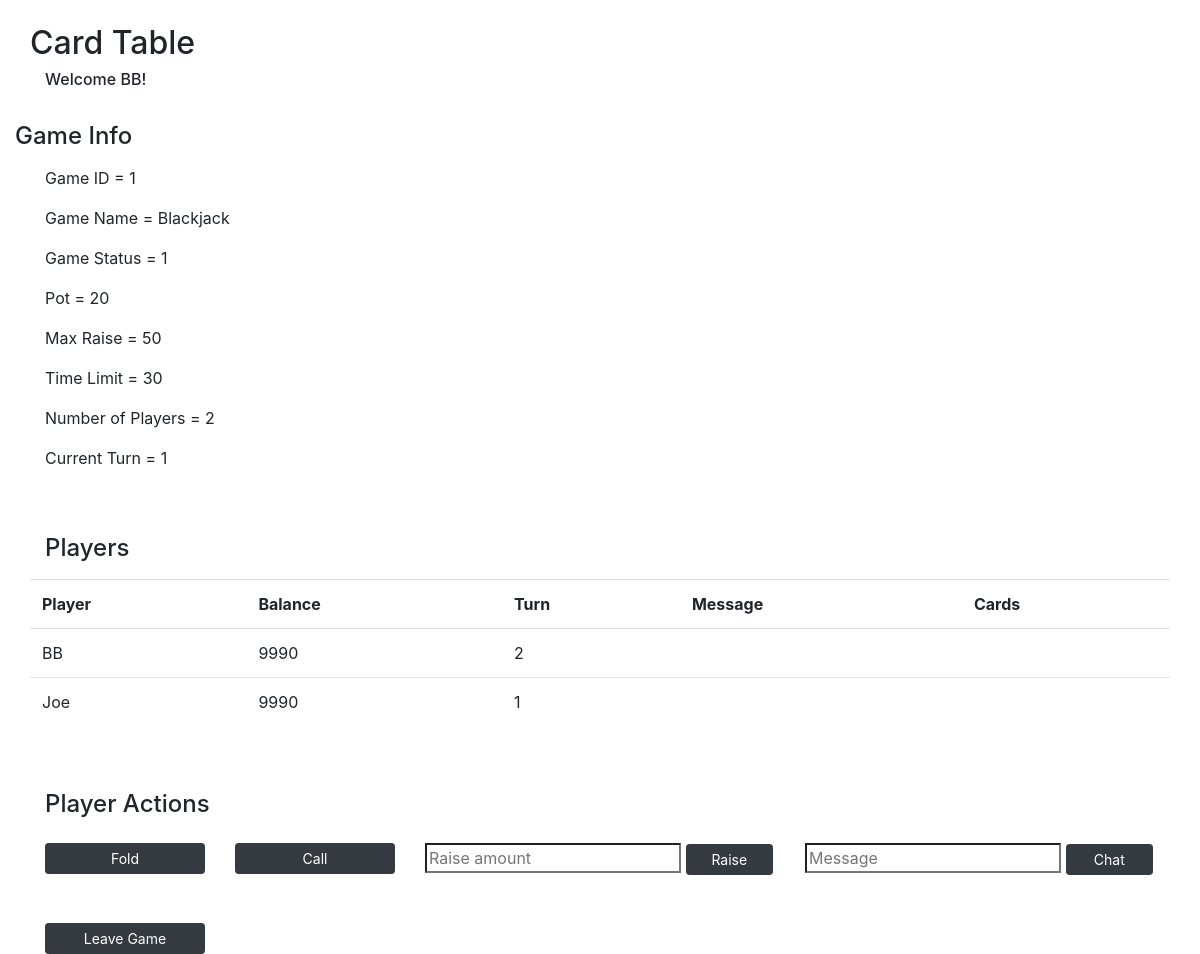
Before: /card-table (signed in) with the older database file.
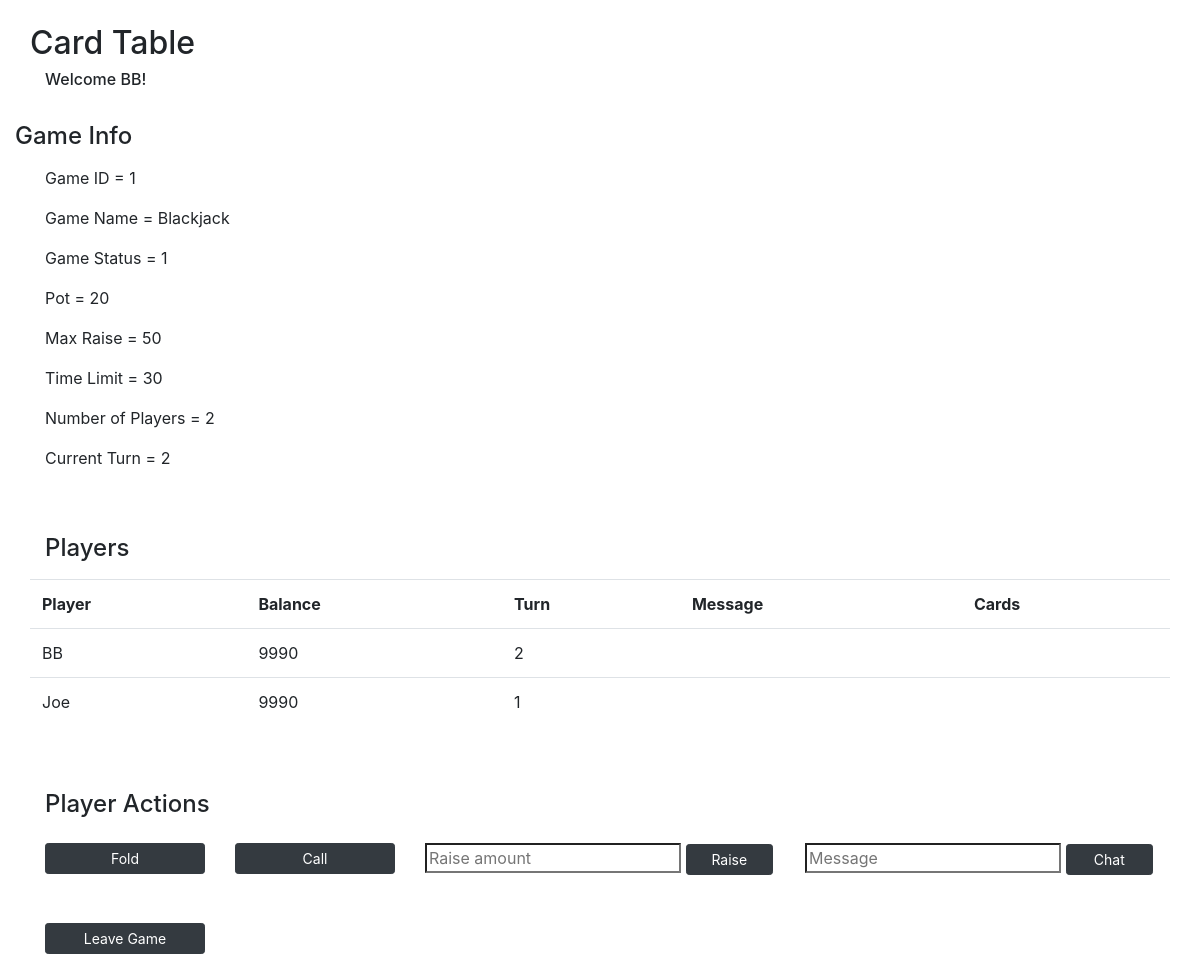
After: the same page with the newer database file.
### models.py (models this page shows)
class User(db.Model):
    __tablename__ = "users"
    id = db.Column(db.Integer, primary_key=True)
    user_name = db.Column(db.String(255))
    email = db.Column(db.String(255))
    password = db.Column(db.String(255))
    balance = db.Column(db.Integer)
    photo = db.Column(db.BLOB)
    wins = db.Column(db.Integer)
    losses = db.Column(db.Integer)
    current_game_id = db.Column(db.Integer, db.ForeignKey("games.id"), nullable=True)  # is null if not currently in a game
    current_game = db.relationship("Game", foreign_keys=[current_game_id], backref="game_users")
    created_at = db.Column(db.DateTime, server_default=func.now())
    updated_at = db.Column(db.DateTime, server_default=func.now(), onupdate=func.now())

class Game(db.Model):
    __tablename__ = "games"
    id = db.Column(db.Integer, primary_key=True)
    game_type_id = db.Column(db.Integer, db.ForeignKey("game_types.id"), nullable=False)
    game_type = db.relationship("GameType", foreign_keys=[game_type_id], backref="gametype_games")
    game_status = db.Column(db.Integer)  # 0: waiting, 1: playing, 2: completed
    pot = db.Column(db.Integer)
    current_turn = db.Column(db.Integer)
    num_players = db.Column(db.Integer)
    created_at = db.Column(db.DateTime, server_default=func.now())
    updated_at = db.Column(db.DateTime, server_default=func.now(), onupdate=func.now())

class GameType(db.Model):
    __tablename__ = "game_types"
    id = db.Column(db.Integer, primary_key=True)
    game_name = db.Column(db.String(255))
    time_limit = db.Column(db.Integer)
    min_players = db.Column(db.Integer)
    max_players = db.Column(db.Integer)
    ante = db.Column(db.Integer)
    max_raise = db.Column(db.Integer)
    created_at = db.Column(db.DateTime, server_default=func.now())
    updated_at = db.Column(db.DateTime, server_default=func.now(), onupdate=func.now())

class Player(db.Model):
    __tablename__ = "players"
    id = db.Column(db.Integer, primary_key=True)
    total_bet = db.Column(db.Integer)
    result = db.Column(db.Integer)  # 0: waiting, 1: playing, 2: win, 3: loss, 4: exited before playing
    turn = db.Column(db.Integer)  # position of player at the table
    game_id = db.Column(db.Integer, db.ForeignKey("games.id"), nullable=False)
    game = db.relationship("Game", foreign_keys=[game_id], backref="game_players")
    player_id = db.Column(db.Integer, db.ForeignKey("users.id"), nullable=False)
    player = db.relationship("User", foreign_keys=[player_id], backref="user_players")
    created_at = db.Column(db.DateTime, server_default=func.now())
    updated_at = db.Column(db.DateTime, server_default=func.now(), onupdate=func.now())

### controller_functions.py (the view)
def card_table():
    if 'user_id' in session:
        user_id = session['user_id']
        user = getUser(user_id)
        if user:
            game_id = getGameIDFromUserID(user_id)
            game = getGame(game_id)
            players = getPlayers(game_id)
            cards = getCards(game_id, user_id)
            messages = []
            for player in players:
                messages.append(getMessages(game_id, player.player_id))
    if game:
        return render_template('card-table.html', user = user, game = game, players = players, cards = cards, messages = messages)
    else:
        return redirect('/lobby')

### utilities.py (called while the page is built)
def getUser(user_id):
    user = User.query.get(user_id)
    return user

def getGameIDFromUserID(user_id):
    game = Player.query.filter_by(player_id=user_id).first()
    if game:
        return game.game_id
    else:
        return False

def getGame(game_id):
    game = Game.query.get(game_id)
    return game

def getPlayers(game_id):
    players = Player.query.filter_by(game_id=game_id)
    return players

def getCards(game_id, player_id):
    cards = Card.query.filter_by(game_id=game_id, player_id=player_id)
    return cards

def getMessages(game_id, player_id):
    result = Message.query.filter_by(game_id=game_id, user_id=player_id).order_by(Message.created_at.desc()).first()
    if result:
        return result.message
    else:
        return False

### templates/card-table.html (shortened to what this page needs)
<!DOCTYPE html>
<html lang="en">
<head>
    <link href="https://stackpath.bootstrapcdn.com/bootstrap/4.4.1/css/bootstrap.min.css" rel="stylesheet">
</head>
<body>
    <div class="container bg-white">
        <h2 class="row pt-4">Card Table</h2>
        <h6>Welcome {{user.user_name}}!</h6>
        <div class="row pt-4">
            <h4 class="row pb-2">Game Info</h4>
            <p class="col-12">Game ID = {{game.id}}</p>
            <p class="col-12">Game Name = {{game.game_type.game_name}}</p>
            <p class="col-12">Game Status = {{game.game_status}}</p>
            <p class="col-12">Pot = {{game.pot}}</p>
            <p class="col-12">Max Raise = {{game.game_type.max_raise}}</p>
            <p class="col-12">Time Limit = {{game.game_type.time_limit}}</h6>
            <p class="col-12">Number of Players = {{game.num_players}}</h6>
            <p class="col-12">Current Turn = {{game.current_turn}}</h6>
        </div>
        <div class="row pt-5">
            <h4 class="col-12 pb-2">Players</h4>
            <table class="table table-fixed text-left table-hover">
                <tbody>
                    <tr scope='row'>
                        <th>Player</th>
                        <th>Balance</th>
                        <th>Turn</th>
                        <th>Message</th>
                        <th>Cards</th>
                    </tr>
                    {% for player in players %}
                        <tr scope='row'>
                            <td>{{player.player.user_name}}</td>
                            <td>{{player.player.balance}}</td>
                            <td>{{player.turn}}</td>
                            <td></td>
                            <td>
                            </td>
                        </tr>
                    {% endfor %}
                </tbody>
            </table>
        </div>
        <div class="row pt-5">
            <h4 class="col-12 pb-3">Player Actions</h4>
            <div class="col-2">
                <a href="/card-table/fold/{{game.id}}" class="btn btn-dark btn-sm btn-block">Fold</a>
            </div>
            <div class="col-2">
                <a href="/card-table/call/{{game.id}}" class="btn btn-dark btn-sm btn-block">Call</a>
            </div>
            <form class="col-4" action="/card-table/raise" method="post">
                <input type="text" name="raise_amount" placeholder="Raise amount" class="rounded-0">
                <button type="submit" class="col-3 btn btn-dark btn-sm">Raise</button>
            </form>
            <form class="col-4" action="/card-table/message" method="post">
                <input type="text" name="message" placeholder="Message" class="rounded-0">
                <button type="submit" class="col-3 btn btn-dark btn-sm">Chat</button>
            </form>
            <div class="col-2 pt-5">
                <a href="/card-table/leave/{{game.id}}" class="btn btn-dark btn-sm btn-block">Leave Game</a>
            </div>
        </div>
    </div>
</body>
</html>

Changed rows visible on the page:
changed Game id 1: current_turn "1" → "2"
